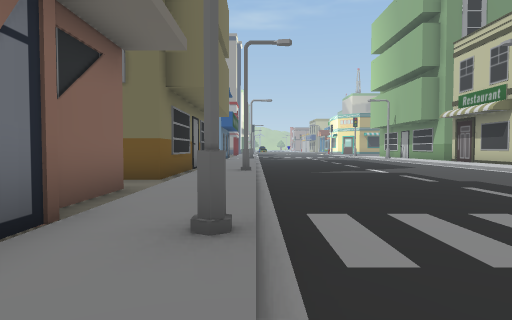
View 1 (above)

23 first-person views from a walk through a 3-D level made in the Unity game engine. The camera is 1.3 m above the floor, tilts 2° down and sees 75° across. The floor is counted in squares, 2 m on a side. Each view is taken from the middle of a square. On the plan, view 1 faces up. The plan holds only what a view shows up to about 10 squares ahead; the rest is blank. The place goes on beyond the plan. The player character is not drawn. Some animated figures are left out. Some surface patterns are stand-ins.

View 2
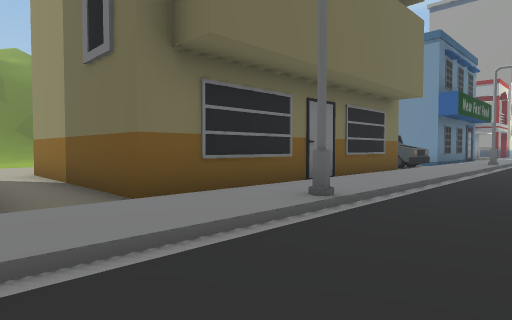

View 3
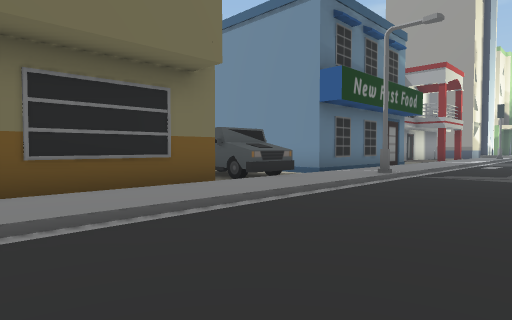

View 4
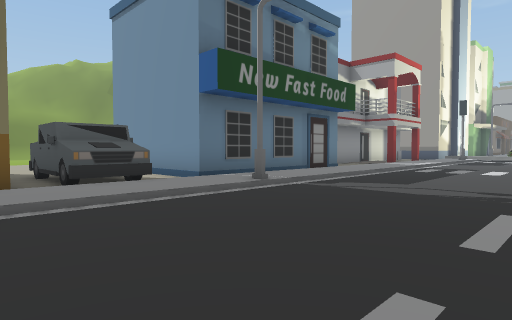

View 5
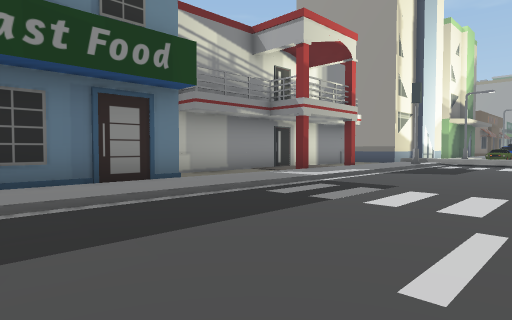

View 6
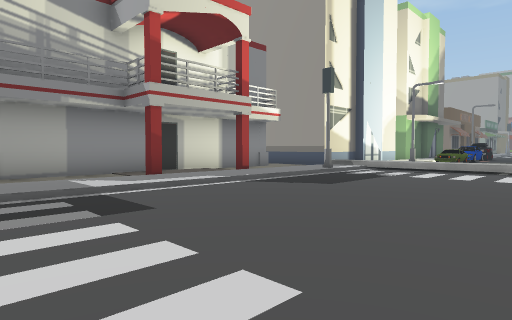

View 7
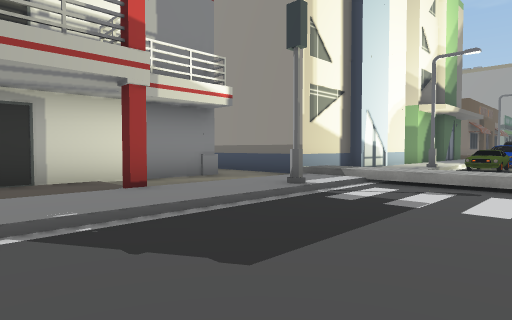

View 8
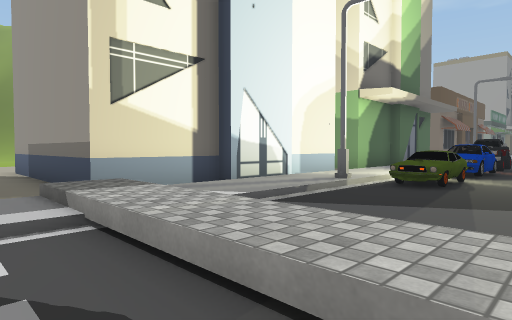

View 9
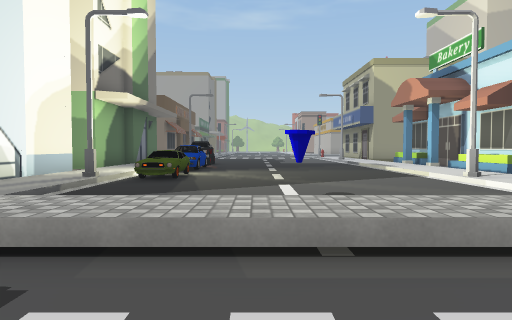

View 10
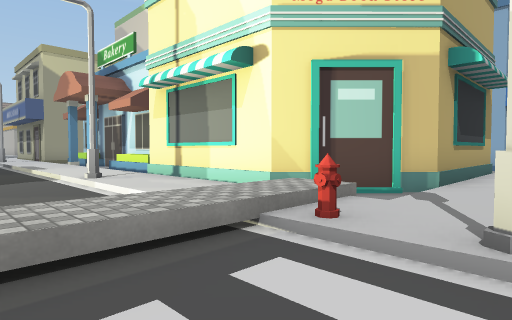

View 11
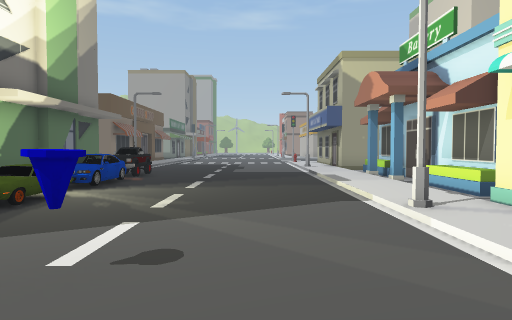

View 12
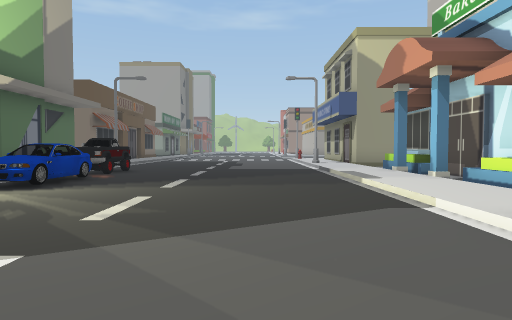

View 13
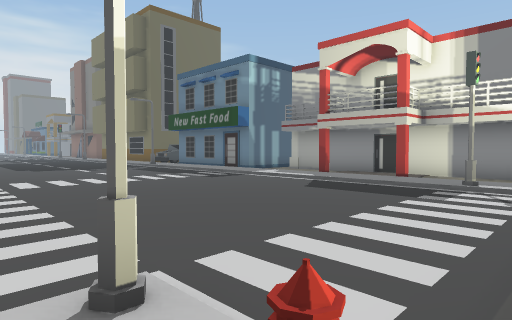

View 14
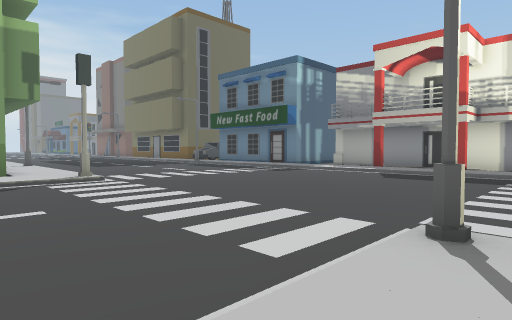

View 15
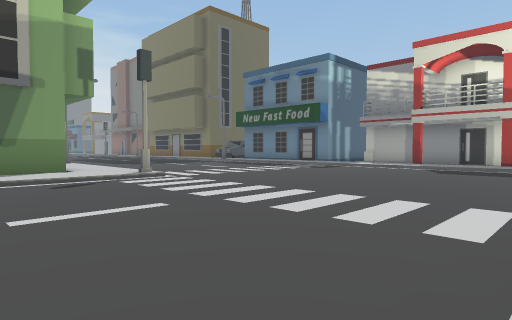

View 16
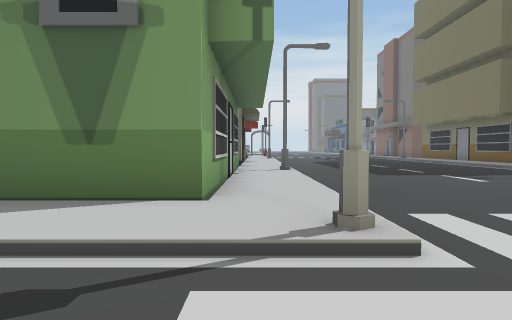

View 17
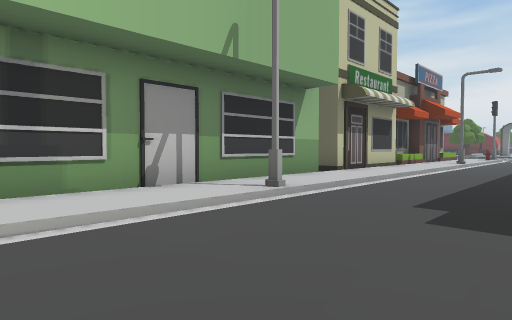

View 18
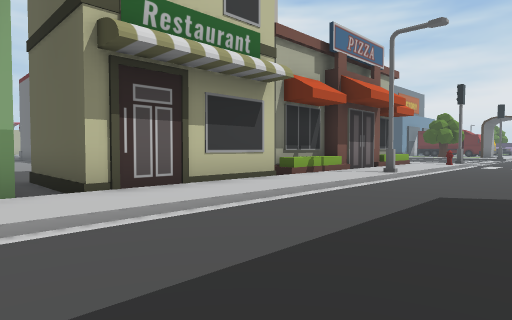

View 19
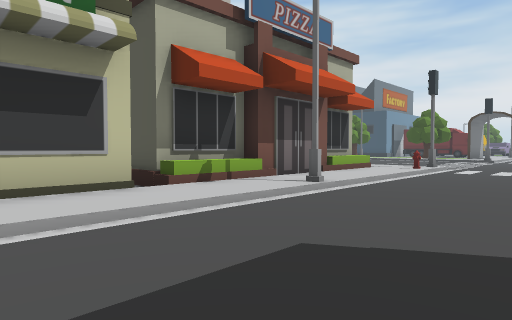

View 20
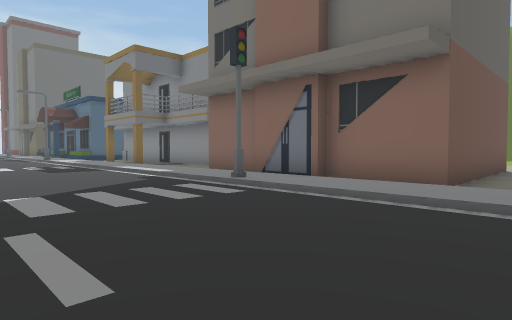

View 21
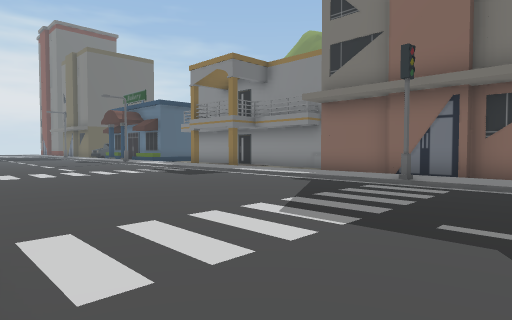

View 22
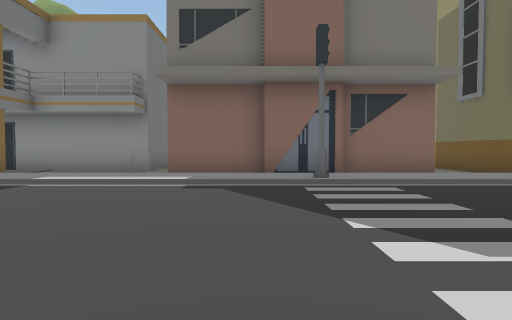

View 23
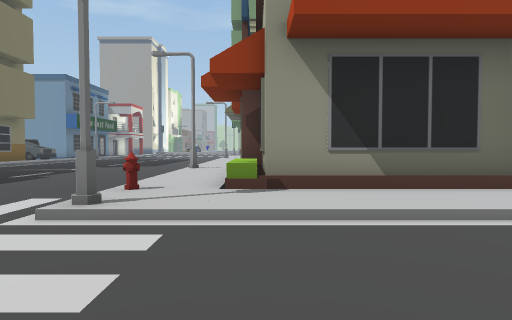

### Floor plan
Key: @ floor where view 1 was taken; # wall or solid block; . main floor; : floor 0.25 m higher than the main floor; / step, stairs or slope; O other object.
Columns run from 8 left of view 1 to 11 right of it. Each row starts with its distance up from view 1.
 46       O  O.....// O
 45       O  O.....// O
 44       O  O...../:.O
 43       O  O...../:.O
 42        :/O.....///O
 41       O:/O.....///O
 40       O:/O.....///
 39       O:OO.....O:#
 38       O:/....../:#
 37       O:/....../:#
 36       O:/..//../:#
 35  OOOOOO//////////##
 34  ......////////O/.##
 33     #..:/......:/:::
 32     #..:#......#////
 31     #..:/...........
 30     #.#:/...........
 29     #..:/...........
 28     #.#:/...........
 27     #. :/..........
 26     #. :/..........
 25     #. :/......#///
 24        :/....../::::
 23       O:/....../:OOO
 22       O:/....../:O
 21       O:/....../:O
 20       O:/....../:O
 19       O:/....../:O
 18   OOOOO:O......O:O
 17      OO:/....../:O
 16    OOOO:/....../:O
 15       O:/....../:...
 14       O:/....../:OOO
 13       O:/....../:O
 12       O:/....../:O
 11       O:/....../:O
 10       O:/....../:OO
  9       O:/....../:O
  8       O:O......O:O
  7 .OOOOOO:/....../:O
  6 .......:/....../:O
  5  OOOOOO:/....../:O
  4       O:/......O:OOO
  3       O:/....../::::
  2       O:#......#////
  1       O:/...........
  0       O:@...... ...
 -1       O:/......  .
 -2     #. :/......
 -3     #. :/......
 -4     #. :/......

Where each view was taken, in squares from view 1:
view 1: 0 up, 0 right, facing up
view 2: 5 up, 2 right, facing up-left
view 3: 11 up, 3 right, facing up-left
view 4: 14 up, 4 right, facing up-left
view 5: 20 up, 4 right, facing up-left
view 6: 24 up, 5 right, facing up-left
view 7: 28 up, 3 right, facing up-left
view 8: 33 up, 3 right, facing up-left
view 9: 32 up, 3 right, facing up
view 10: 32 up, 5 right, facing up-right
view 11: 34 up, 5 right, facing up
view 12: 36 up, 5 right, facing up
view 13: 34 up, 8 right, facing down-left
view 14: 33 up, 10 right, facing down-left
view 15: 32 up, 11 right, facing down-left
view 16: 27 up, 8 right, facing down
view 17: 22 up, 4 right, facing down-right
view 18: 16 up, 4 right, facing down-right
view 19: 13 up, 4 right, facing down-right
view 20: 7 up, 4 right, facing down-left
view 21: 5 up, 7 right, facing down-left
view 22: 1 up, 6 right, facing left
view 23: 1 down, 9 right, facing up
